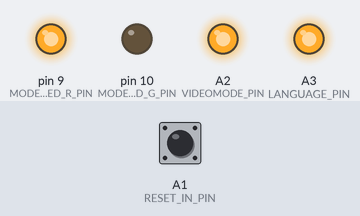
This sketch was run on a simulated Arduino Uno, built with avr-gcc and run on an emulated ATmega328P. Parts: output pins drawn as LEDs (lit = HIGH). The inputs (shaded band) are chosen by the test bench; at power-on: A1 (RESET_IN_PIN) HIGH. EEPROM starts erased; pins used as bus, display or sensor lines are not drawn.

Above: at 4.0 s.
4.1 s: A1 (RESET_IN_PIN) pulled LOW for 3.2 s
At 7.9 s:
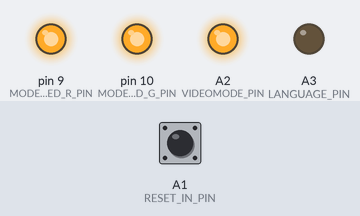
8.8 s: A1 (RESET_IN_PIN) pulled LOW for 1 s
At 9.9 s:
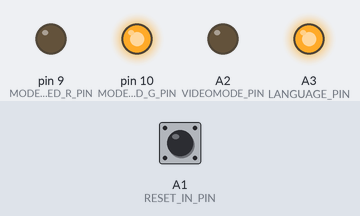
Timing chart, 0 to 11.8 s (numbered marks = the images above; inputs shaded):
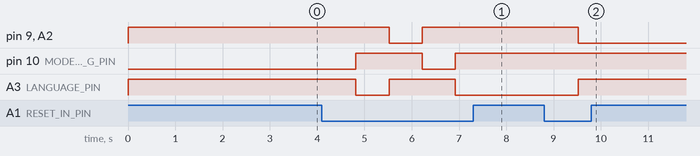

Measured:
- after the input at 4.1 s, pin 9 (MODE_LED_R_PIN), A2 (VIDEOMODE_PIN): HIGH → LOW after 1.4 s, → HIGH 0.70 s later; pin 10 (MODE_LED_G_PIN): LOW → HIGH after 0.72 s, → LOW 1.4 s later, → HIGH 0.70 s later; A3 (LANGUAGE_PIN): HIGH → LOW after 0.72 s, → HIGH 0.70 s later, → LOW 1.4 s later
- after the input at 8.8 s, pin 9 (MODE_LED_R_PIN), A2 (VIDEOMODE_PIN): HIGH → LOW after 0.72 s; A3 (LANGUAGE_PIN): LOW → HIGH after 0.72 s

The sketch:

switchless.ino
```cpp
#include <EEPROM.h>

enum Mode {
  EUR,
  USA,
  JAP,
  MODES_NO // Leave at end
};

#define MODE_ROM_OFFSET 42
#define DEFAULT_MODE USA;

#define FORCE_RESET_ACTIVE_LEVEL LOW

#define FORCE_RESET_AT_BOOT 2500

#define RESET_IN_PIN A1
#define RESET_OUT_PIN A0
#define VIDEOMODE_PIN A2
#define LANGUAGE_PIN A3

#define MODE_LED_R_PIN 9         // PWM
#define MODE_LED_G_PIN 10        // PWM

byte resetInactiveLevel = HIGH;

/* Presses of the reset button longer than this amount of milliseconds will
 * switch to the next mode, shorter presses will reset the console.
 */
const unsigned long LONGPRESS_LEN = 700U;
// Duration of the reset pulse (milliseconds)
const unsigned long RESET_LEN = 350U;
// Debounce duration for the reset button
const unsigned long DEBOUNCE_RESET_MS = 20U;

Mode currentMode;
boolean resetDown = false;

void setup() {
  /* Init video mode: We do this as soon as possible since the MegaDrive's
   * reset line seems to be edge-triggered, so we cannot hold the console
   * in the reset state while we are setting up stuff. We'll take care of
   * the rest later.
   */
  noInterrupts();
  pinMode(VIDEOMODE_PIN, OUTPUT);
  pinMode(LANGUAGE_PIN, OUTPUT);
  pinMode(MODE_LED_R_PIN, OUTPUT);
  pinMode(MODE_LED_G_PIN, OUTPUT);
  pinMode(RESET_IN_PIN, INPUT_PULLUP);
  pinMode(RESET_OUT_PIN, OUTPUT);
  digitalWrite (RESET_OUT_PIN, resetInactiveLevel);
  currentMode = readMode();
  applyMode();
  interrupts();

  resetInactiveLevel = !FORCE_RESET_ACTIVE_LEVEL;

  // Reset console so that it picks up the new mode/lang
#ifdef FORCE_RESET_AT_BOOT
  delay(FORCE_RESET_AT_BOOT);
  resetConsole ();
#endif
}

void loop() {
  handleResetButton();
}

inline void handleResetButton () {
  static byte debounceLevel = LOW;
  static bool resetPressedBefore = false;
  static unsigned long lastInt = 0, resetPressStart = 0;
  static unsigned int holdCycles = 0;

  byte reset_level = digitalRead(RESET_IN_PIN);
  if (reset_level != debounceLevel) {
    // Reset debouncing timer
    lastInt = millis();
    debounceLevel = reset_level;
  } else if (millis() - lastInt > DEBOUNCE_RESET_MS) {
    // OK, button is stable, see if it has changed
    if (reset_level != resetInactiveLevel && !resetPressedBefore) {
      // Button just pressed
      resetPressStart = millis();
      holdCycles = 0;
    } else if (reset_level == resetInactiveLevel && resetPressedBefore) {
      // Button released
      if (holdCycles == 0) {
        resetConsole();
      } else {
        saveMode();
      }
    } else {
      // Button has not just been pressed/released
      if (reset_level != resetInactiveLevel && millis() - resetPressStart >= LONGPRESS_LEN * (holdCycles + 1)) {
        // Reset has been held for a while
        ++holdCycles;
        nextMode();
      }
    }

    resetPressedBefore = (reset_level != resetInactiveLevel);
  }
}

void resetConsole () {
  digitalWrite(RESET_OUT_PIN, !resetInactiveLevel);
  delay (RESET_LEN);
  digitalWrite(RESET_OUT_PIN, resetInactiveLevel);
}

inline void nextMode() {
 // This also loops in [0, MODES_NO) backwards
  currentMode = static_cast<Mode> ((currentMode + 1) % MODES_NO);
  applyMode();
}

Mode readMode() {
  byte savedMode = EEPROM.read (MODE_ROM_OFFSET);
  if (savedMode == EUR || savedMode == USA || savedMode == JAP) {
    return savedMode;
  } else {
    Mode mode = DEFAULT_MODE;
    return mode;
  }
}

void saveMode() {
  EEPROM.write (MODE_ROM_OFFSET, static_cast<byte> (currentMode));
}

void applyMode() {
  switch (currentMode) {
    default:
      // Invalid value
      // Get back to something meaningful
      currentMode = DEFAULT_MODE;
    case EUR:
      digitalWrite(VIDEOMODE_PIN, LOW);    // PAL 50Hz
      digitalWrite(LANGUAGE_PIN, HIGH);    // ENG
      break;
    case USA:
      digitalWrite(VIDEOMODE_PIN, HIGH);   // NTSC 60Hz
      digitalWrite(LANGUAGE_PIN, HIGH);    // ENG
      break;
    case JAP:
      digitalWrite(VIDEOMODE_PIN, HIGH);   // NTSC 60Hz
      digitalWrite(LANGUAGE_PIN, LOW);     // JAP
      break;
  }
  updateLed();
}

void updateLed() {
  switch (currentMode) {
    case EUR:
      analogWrite(MODE_LED_R_PIN, 0);
      analogWrite(MODE_LED_G_PIN, 255);
      break;
    case USA:
      analogWrite(MODE_LED_R_PIN, 255);
      analogWrite(MODE_LED_G_PIN, 0);
      break;
    case JAP:
      analogWrite(MODE_LED_R_PIN, 255);
      analogWrite(MODE_LED_G_PIN, 255);
      break;
  }
}
```
